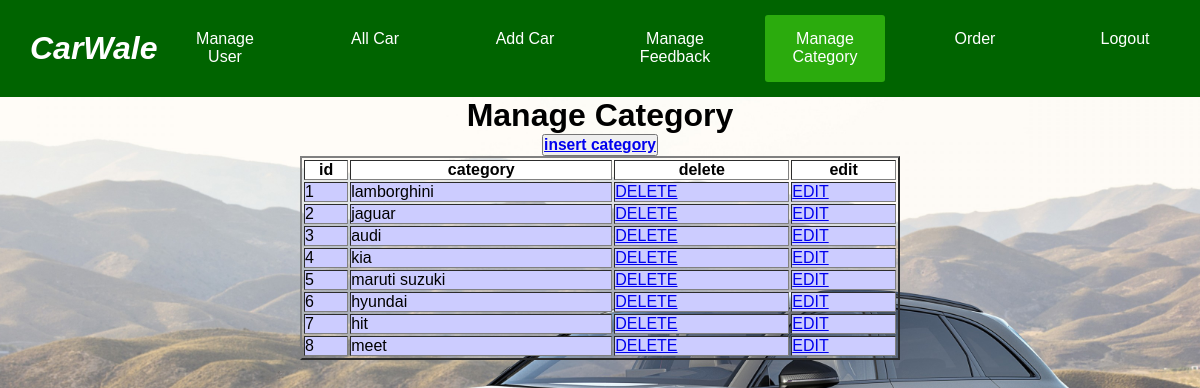
/admin/carcategory.php (signed in), run on the app's committed database.
### tables this page shows
CREATE TABLE `category` (
  `id` int(3) NOT NULL,
  `category` varchar(25) NOT NULL
);

### admin/carcategory.php (the view, shortened to what this page needs)
<!DOCTYPE HTML PUBLIC "-//W3C//DTD HTML 4.01 Transitional//EN">
<html>
<head>
<link rel="stylesheet" href="menuc.css" />
</head>
<body background="img/audicar.jpg">
	<div class="menu-bar">
		<ul>
		<li style="font-style:italic" ><h1>CarWale</h1></li>
			<li><a href="menu.php">Manage User</a></li>
			<li><a href="allcar.php">All Car</a></li>
			<li><a href="uploadfile.php">Add Car</a></li>
            <li><a href="managefeedback.php">Manage Feedback</a></li>
			<li class="active"><a href="#">Manage Category</a></li>
			<li><a href="order.php">Order</a>
			<li><a href="logout.php">Logout</a></li>
		</ul>
	</div>
	<label ><h1 align="center">Manage Category</h1></label><div align="center"><button><h3><a href="insert_category.php"> insert category</a></h3></button></div>
	<div align="center">
	 <?php
if(isset($_SESSION["username"]))
{
include("dbcon.php");
$sql = "SELECT * FROM `category`";
$res1=mysqli_query($con,$sql);
echo "<table border=2 width='50%'>";
echo "<TR>";
$finfo=mysqli_fetch_fields($res1);
foreach($finfo as $val)
{
  echo"<Th bgcolor='white'>",$val->name,"</Th>";
}
echo "<th bgcolor='white'>delete</th><th bgcolor='white'>edit</th></TR>";
while($row=mysqli_fetch_row($res1))
{
      echo "<TR bgcolor='#CCCCFF'>";
	  foreach($row as $k=>$v)
	  {
	      echo "<TD>",$v,"</td>";
	  }
	  echo "<td><a href='deletecat.php?id=$row[0]' onclick='javascript:return confirm(\"do you want to delete this record?\")'>DELETE</a></td><TD><a href='editcat.php?cid=$row[0]'>EDIT</a></TD></TR>";
}
echo "</table>";
}else
{
header("location:index.php");
}
?>
</div>
</body>
</html>

### admin/menuc.css (style rules this page uses)
* { padding: 0; margin: 0; box-sizing: border-box; }
body { background-image: url(img/audicar.jpg); background-size:cover; background-position: center; font-family: sans-serif; }
.menu-bar { background: rgb(0,100,0); text-align: center; }
.menu-bar ul { display: inline-flex; list-style: none; color: #fff; }
.menu-bar ul li { width: 120px; margin: 15px; padding: 15px; }
.menu-bar ul li a { text-decoration: none; color: #fff; }
.active, .menu-bar ul li:hover { background-color: #2bab0d; border-radius: 3px; }

### data on the page
category: id "1", category "lamborghini"
category: id "2", category "jaguar"
category: id "3", category "audi"
category: id "4", category "kia"
category: id "5", category "maruti suzuki"
category: id "6", category "hyundai"
category: id "7", category "hit"
category: id "8", category "meet"

### other printed values
$val->name "id"
$val->name "category"
